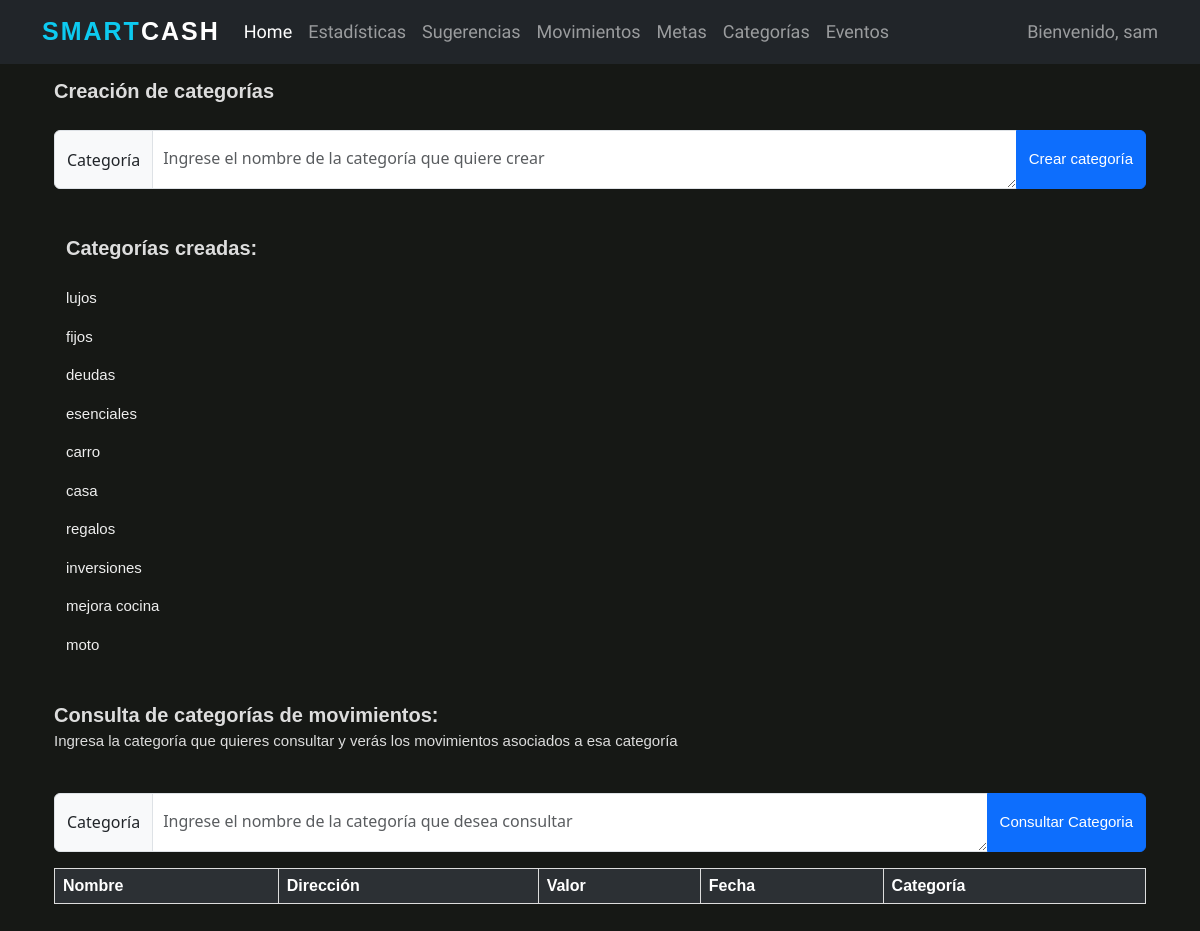
Before: /categories/ (signed in) with the older database file.
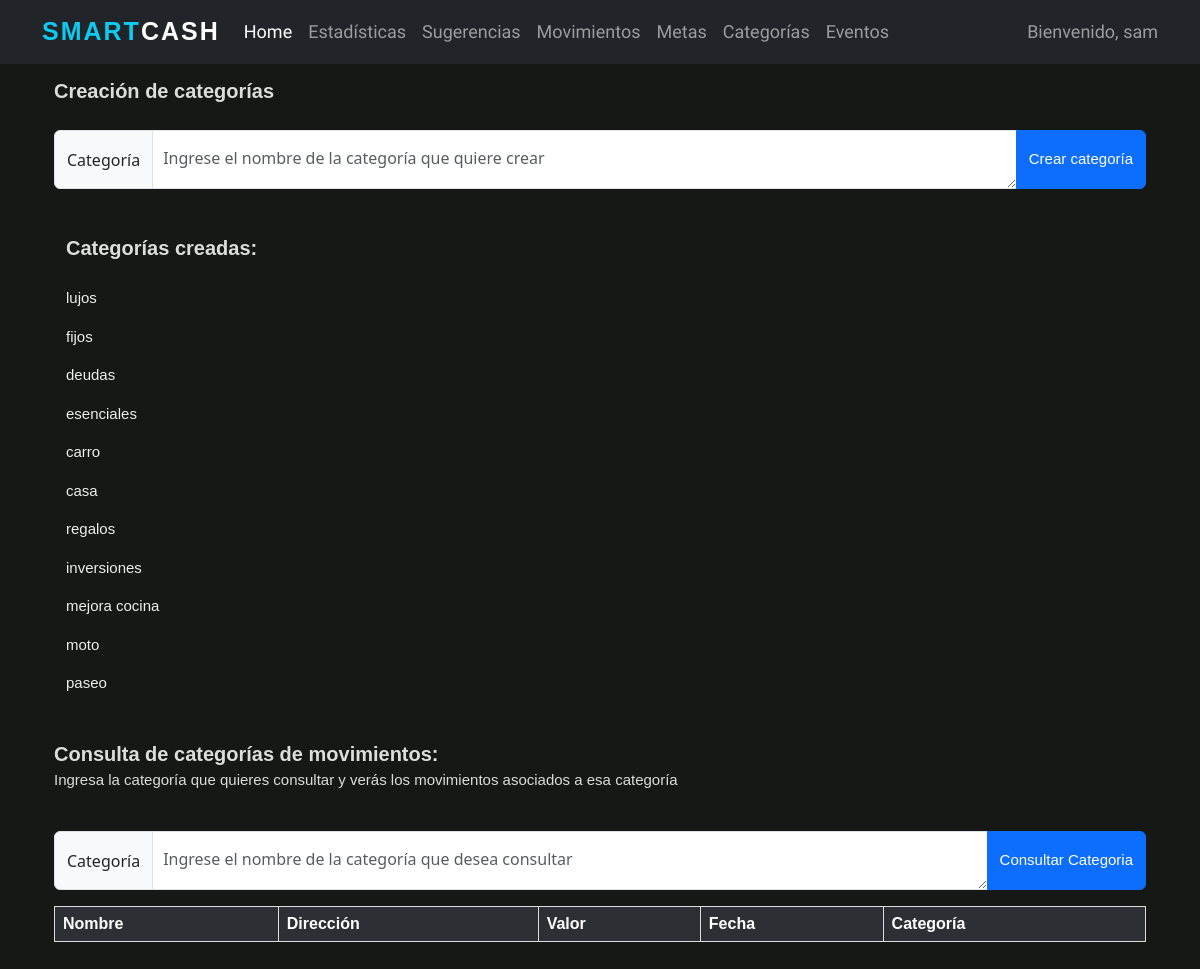
After: the same page with the newer database file.
### wallet/models.py (models this page shows, shortened)
class Categoria(models.Model):
    nombre = models.CharField(max_length=50)
    usuario = models.ForeignKey(User, on_delete=models.CASCADE)

### wallet/views.py (the view)
# urls.py: path('categories/', wallet_views.categories, name='categories'),
def categories(request):
    created = None
    connection.current_user = request.user
    category = request.GET.get('category')
    category_to_create = request.GET.get('category_to_create')
    if category_to_create:
        created = connection.create_category(category_to_create, request.user)
    matches = mov.consult_category(category, request.user)
    user_categories = [category.nombre for category in connection.search_user_categories(request.user)]
    return render(request, 'registration/categories.html',
                  {'category': category, 'matches': matches, 'created': created, 'user_categories': user_categories})

### wallet/connection.py (called while the page is built)
def search_user_categories(user):
    user_categories = Categoria.objects.all().filter(usuario=user)
    return user_categories

### wallet/movements.py (called while the page is built)
def consult_category(category, user):
    if not category:
        return
    movements = connection.search_movement_category(category, user)
    return movements

### wallet/templates/registration/categories.html (shortened to what this page needs)
{% extends 'base.html' %}
{% load static %}
{% block content %}
<br><br><br>
<form action="">
    <div class="container">
        <div id="movimientos" class="form-text">Creación de categorías</div>
        <br>
        <form action="">
            <div class="input-group">
                <span class="input-group-text mb-3">Categoría</span>
                <textarea class="form-control mb-3" aria-label="With textarea"
                          placeholder="Ingrese el nombre de la categoría que quiere crear"
                          name="category_to_create"></textarea>
                <button type="submit" class="btn btn-primary mb-3">Crear categoría</button>
            </div>
            <div class="container">
                <br>
                <div id="movimientos" class="form-text">Categorías creadas:</div>
                <br>
                {% for category in user_categories %}
                <p id="categorias">{{ category }}</p>
                {% endfor %}
            </div>
        </form>
    </div>
    <br>
</form>
<form action="">
    <div class="container">
        <div id="movimientos" class="form-text">Consulta de categorías de movimientos:</div>
        <p id="Ingresa">Ingresa la categoría que quieres consultar y verás
            los movimientos asociados a esa categoría</p>
        <br>
        <form action="">
            <div class="input-group">
                <span class="input-group-text mb-3">Categoría</span>
                <textarea class="form-control mb-3" aria-label="With textarea"
                          placeholder="Ingrese el nombre de la categoría que desea consultar"
                          name="category"></textarea>
                <button type="submit" class="btn btn-primary mb-3"> Consultar Categoria</button>
            </div>
        </form>
        <table class="table table-striped table-dark">
            <tr>
                <th>Nombre</th>
                <th>Dirección</th>
                <th>Valor</th>
                <th>Fecha</th>
                <th>Categoría</th>
            </tr>
        </table>
    </div>
    <br>
</form>
{% endblock content %}

Changed rows visible on the page:
added Categoria: user_categories "paseo"
